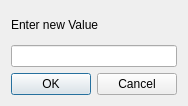
<?xml version="1.0" encoding="UTF-8"?>
<ui version="4.0">
 <class>PointEditor</class>
 <widget class="QWidget" name="PointEditor">
  <property name="geometry">
   <rect>
    <x>0</x>
    <y>0</y>
    <width>188</width>
    <height>106</height>
   </rect>
  </property>
  <property name="windowTitle">
   <string>Point Edit</string>
  </property>
  <layout class="QVBoxLayout" name="verticalLayout">
   <item>
    <layout class="QGridLayout" name="gridLayout">
     <item row="3" column="0">
      <widget class="QDialogButtonBox" name="buttonBox">
       <property name="standardButtons">
        <set>QDialogButtonBox::Cancel|QDialogButtonBox::Ok</set>
       </property>
      </widget>
     </item>
     <item row="1" column="0">
      <widget class="QLineEdit" name="lineEdit"/>
     </item>
     <item row="0" column="0">
      <widget class="QLabel" name="label">
       <property name="text">
        <string>Enter new Value</string>
       </property>
      </widget>
     </item>
    </layout>
   </item>
  </layout>
 </widget>
 <resources/>
 <connections/>
</ui>
